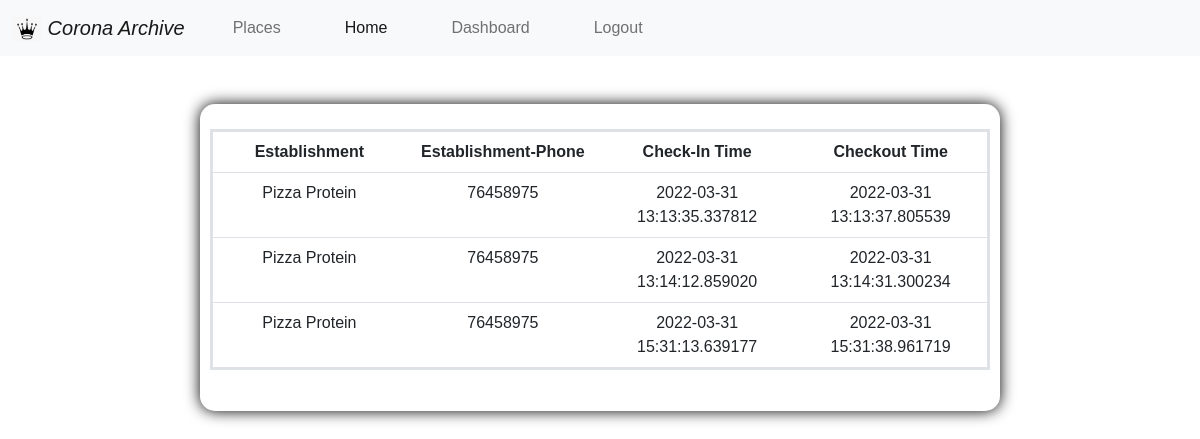
/dash_board (signed in), run on the app's committed database.
### CoronaArchive/models.py (models this page shows, shortened)
class Visitation(db.Model,UserMixin):
    visitationID = db.Column(db.Integer,primary_key = True)
    entryTime = db.Column(db.DateTime, nullable = False, default = datetime.utcnow)
    exitTime = db.Column(db.DateTime,nullable = True, default = datetime.utcnow)
    userEmail = db.Column(db.String, db.ForeignKey('user.email'), nullable = False)
    placeEmail = db.Column(db.String, db.ForeignKey('place.email'), nullable = False)

class Place(db.Model,UserMixin):
    name = db.Column(db.String(20), nullable = False)
    email = db.Column(db.String(20),unique = True, nullable = False, primary_key = True)
    phoneNumber = db.Column(db.String(20),unique = True, nullable = False)
    QRCode = db.Column(db.String(100), unique = True, nullable = True)
    password = db.Column(db.String(60), nullable = False)
    visitations = db.relationship('Visitation',backref='place',lazy=True)

### CoronaArchive/routes.py (the view)
@app.route('/dash_board')
def dash_board():
    user_email = current_user.email
    if User.query.filter_by(email=user_email).first():
        return render_template('user_dashboard.html', visits = Visitation.query.all())
    elif Place.query.filter_by(email=user_email).first():
        return render_template('place_dashboard.html', visits = Visitation.query.all())
    elif Agent.query.filter_by(email=user_email).first():
        return render_template('Agent_dashboard.html', visits = Visitation.query.all())
    elif Hospital.query.filter_by(email=user_email).first():
        return render_template('hostpital_dashboard.html', visits = Visitation.query.all())
    else:
        return render_template('signup-landing.html')

### CoronaArchive/models.py (called while the page is built)
@login_manager.user_loader
def load_user(user_id):
    if User.query.get((user_id)):
        return User.query.get((user_id))
    elif Place.query.get((user_id)):
        return Place.query.get((user_id))
    elif Agent.query.get((user_id)):
        return Agent.query.get((user_id))
    else:
        return Hospital.query.get((user_id))

### CoronaArchive/templates/user_dashboard.html (shortened to what this page needs)
{% extends 'base.html' %}
{% block body %}
<div class="mainContainer">
    <table class="table">
        <tr>
          <th>Establishment</th>
          <th>Establishment-Phone</th>
          <th>Check-In Time</th>
          <th>Checkout Time</th>
        </tr>
        {%for visit in visits%}
        {%if visit.user.email == current_user.email%}
        <tr>
          <td>{{visit.place.name}}</td>
          <td>{{visit.place.phoneNumber}}</td>
          <td>{{visit.entryTime}}</td>
          <td>{{visit.exitTime}}</td>
        </tr>
        {%endif%}
        {%endfor%}
      </table>
</div>
{% endblock %}

### CoronaArchive/static/css/main.css (style rules this page uses)
table { table-layout: fixed; width: 100%; border-collapse: collapse; border: 3px solid purple; }
th, td { padding: 20px; }
div { text-align: center; }
body { padding: 0; margin: 0; font-family: Arial, Helvetica, sans-serif; background-color: rgb(255, 255, 255); color: rgb(0, 0, 0); }
.mainContainer { width: 800px; display: flex; flex-direction: column; margin: auto; align-items: center; background-color: rgb(255, 255, 255); border-radius: 15px; padding: 25px 10px; box-shadow: 0 0 15px rgb(0, 0, 0); }

### data on the page
Visitation: place.name "Pizza Protein", place.phoneNumber "76458975", entryTime "2022-03-31 13:13:35.337812", exitTime "2022-03-31 13:13:37.805539"
Visitation: place.name "Pizza Protein", place.phoneNumber "76458975", entryTime "2022-03-31 13:14:12.859020", exitTime "2022-03-31 13:14:31.300234"
Visitation: place.name "Pizza Protein", place.phoneNumber "76458975", entryTime "2022-03-31 15:31:13.639177", exitTime "2022-03-31 15:31:38.961719"
